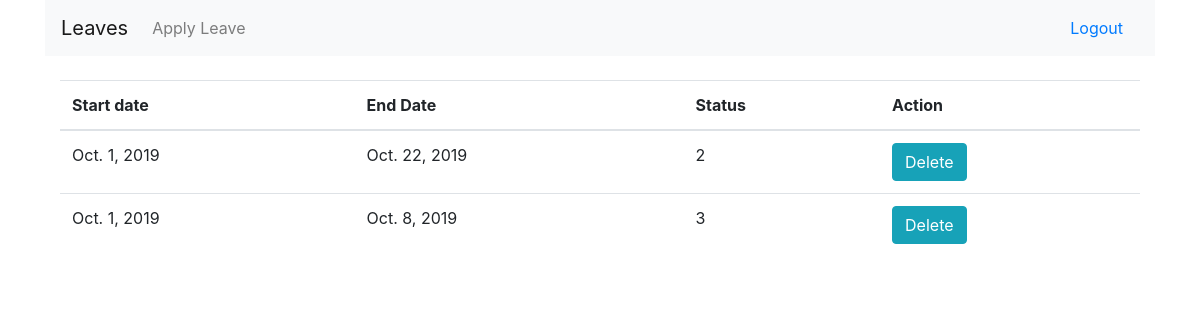
/employeedashboard/ (signed in), run on the app's committed database.
### sslmsapp/models.py (models this page shows, shortened)
class Leave(models.Model):
    requester = models.ForeignKey("sslmsapp.Employee", related_name='requester', verbose_name=_("Requester"), on_delete=models.CASCADE)
    approver = models.ForeignKey("sslmsapp.Employee", related_name='approver', verbose_name=_("Approver"), on_delete=models.CASCADE)
    reason = models.TextField()
    leave_type = models.IntegerField(choices=LEAVE_TYPE, default=1)
    leave_status = models.IntegerField(choices=LEAVE_STATUS, default=1)
    start_date = models.DateField(_("Start Date"), auto_now=False, auto_now_add=False)
    end_date = models.DateField(_("End Date"), auto_now=False, auto_now_add=False)

### sslmsapp/views.py (the view)
# urls.py: path('employeedashboard/', views.employeedashboard, name="employeedashboard"),
@login_required
def employeedashboard(request):
    employee = Employee.objects.get(id=request.user.id)
    context = {'employee': employee}
    leaves = Leave.objects.filter(requester = request.user.id)
    context.update({'leaves': leaves})
    return render(request, 'employeedashboard.html', context=context)

### sslmsapp/templates/employeedashboard.html (shortened to what this page needs)
{% extends 'user_base.html' %}
{% block content %}
<div class="container">
    <br>
    <table class="table">
        <thead>
            <tr>
                <th>Start date</th>
                <th>End Date</th>
                <th>Status</th>
                <th>Action</th>
            </tr>
        </thead>
        <tbody>
            {% for leave in leaves %}
            <tr>
                <td scope="row">{{ leave.start_date }}</td>
                <td>{{ leave.end_date }}</td>
                <td>{{ leave.leave_status }}</td>
                <td>
                    <a href="{% url 'deleteleave' leave.id %}" class="btn btn-info" role="button">Delete</a>
                </td>
            </tr>
            {% endfor %}
        </tbody>
    </table>
</div>
{% endblock content %}

### data on the page
Leave: start_date "Oct. 1, 2019", end_date "Oct. 22, 2019", leave_status "2"
Leave: start_date "Oct. 1, 2019", end_date "Oct. 8, 2019", leave_status "3"
